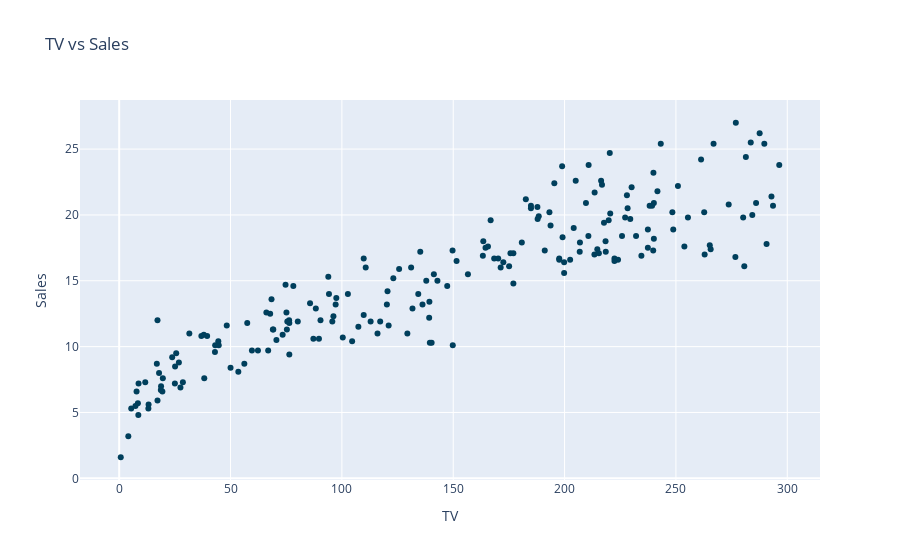
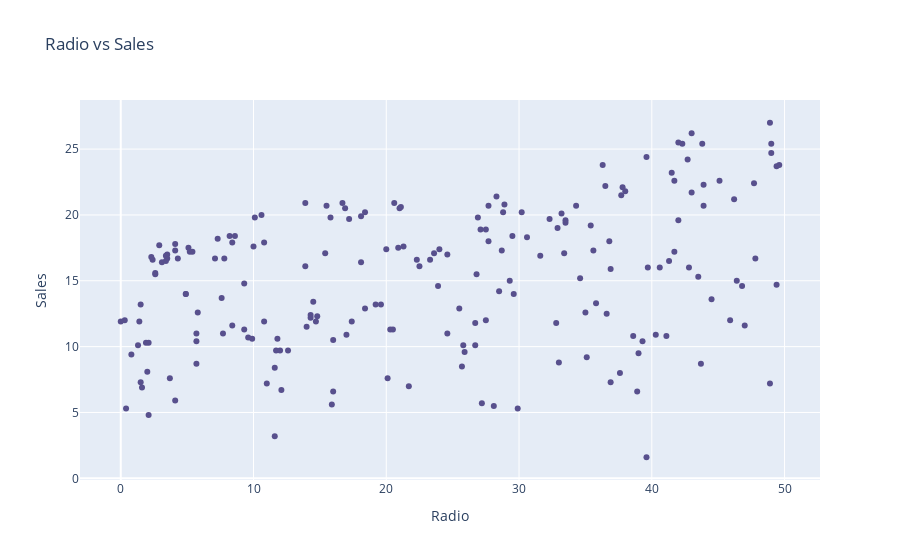
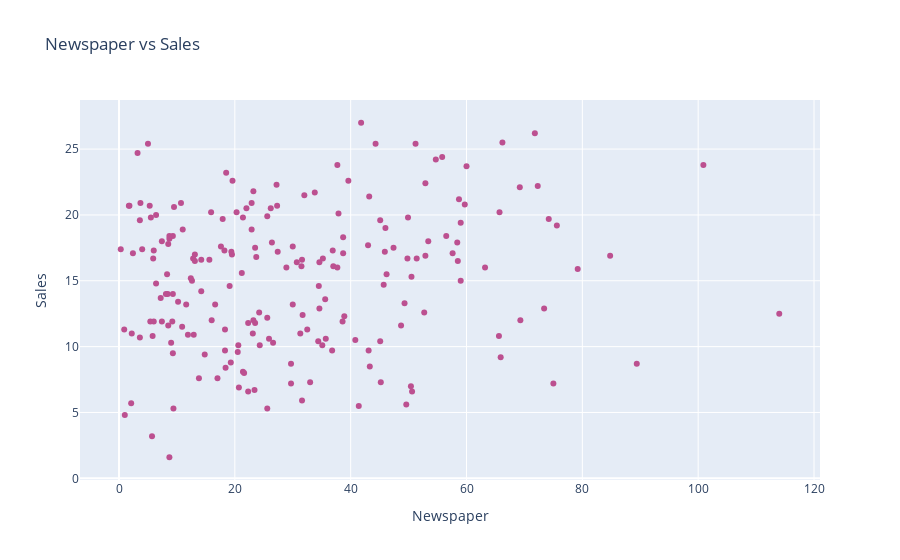

The cell these charts' notebook holds for them, in order:
### Code cell
## Skimming through the Sales columns 
import plotly.express as px
import plotly.subplots as sp
%config InlineBackend.figure_format ='retina'

def apply_layout(fig):
    fig.update_layout(
        title=dict(
            font=dict(size=24, color='#333'),
            x=0.5
        ),
        font=dict(
            family="Arial", 
            size=12,
            color="#333"
        ),
        plot_bgcolor="White",
        paper_bgcolor="White",
        margin=dict(l=40, r=40, t=80, b=40)
    )
    return fig

color_palette = {
    'TV': '#003f5c',
    'Radio': '#58508d',
    'Newspaper': '#bc5090'
}

fig_tv = px.scatter(data, x='TV', y='Sales', title='TV vs Sales', 
                    color_discrete_sequence=[color_palette['TV']])

fig_radio = px.scatter(data, x='Radio', y='Sales', title='Radio vs Sales',
                       color_discrete_sequence=[color_palette['Radio']])

fig_newspaper = px.scatter(data, x='Newspaper', y='Sales', title='Newspaper vs Sales',
                           color_discrete_sequence=[color_palette['Newspaper']]) 

combined_fig = sp.make_subplots(rows=1, cols=3, subplot_titles=("TV vs Sales", "Radio vs Sales", "Newspaper vs Sales"))
combined_fig.add_traces(fig_tv.data, rows=1, cols=1)
combined_fig.add_traces(fig_tv.data, rows=1, cols=2)
combined_fig.add_traces(fig_newspaper.data, rows=1, cols=3)

combined_fig.update_layout(
    title_text="Advertising Spend vs Sales", 
    xaxis_title="advertising Spend",
    yaxis_title="Sales (in thousands)"
)

combined_fig = apply_layout(combined_fig)

fig_tv.show()
fig_radio.show()
fig_newspaper.show()

### Figure 1 — Plotly figure (JSON) as saved in the notebook; plotly's stock layout.template omitted (floating-point values rounded to 4 significant figures; data arrays with more than 128 entries replaced by an {"elided": "..."} marker saying what was removed)
{"data": [{"hovertemplate": "TV=%{x}<br>Sales=%{y}<extra></extra>", "legendgroup": "", "marker": {"color": "#003f5c", "symbol": "circle"}, "mode": "markers", "name": "", "orientation": "v", "showlegend": false, "type": "scatter", "x": {"elided": "200 float values"}, "xaxis": "x", "y": {"elided": "200 float values"}, "yaxis": "y"}], "layout": {"legend": {"tracegroupgap": 0}, "title": {"text": "TV vs Sales"}, "xaxis": {"anchor": "y", "domain": [0, 1], "title": {"text": "TV"}}, "yaxis": {"anchor": "x", "domain": [0, 1], "title": {"text": "Sales"}}}}

### Figure 2 — Plotly figure (JSON) as saved in the notebook; plotly's stock layout.template omitted (floating-point values rounded to 4 significant figures; data arrays with more than 128 entries replaced by an {"elided": "..."} marker saying what was removed)
{"data": [{"hovertemplate": "Radio=%{x}<br>Sales=%{y}<extra></extra>", "legendgroup": "", "marker": {"color": "#58508d", "symbol": "circle"}, "mode": "markers", "name": "", "orientation": "v", "showlegend": false, "type": "scatter", "x": {"elided": "200 float values"}, "xaxis": "x", "y": {"elided": "200 float values"}, "yaxis": "y"}], "layout": {"legend": {"tracegroupgap": 0}, "title": {"text": "Radio vs Sales"}, "xaxis": {"anchor": "y", "domain": [0, 1], "title": {"text": "Radio"}}, "yaxis": {"anchor": "x", "domain": [0, 1], "title": {"text": "Sales"}}}}

### Figure 3 — Plotly figure (JSON) as saved in the notebook; plotly's stock layout.template omitted (floating-point values rounded to 4 significant figures; data arrays with more than 128 entries replaced by an {"elided": "..."} marker saying what was removed)
{"data": [{"hovertemplate": "Newspaper=%{x}<br>Sales=%{y}<extra></extra>", "legendgroup": "", "marker": {"color": "#bc5090", "symbol": "circle"}, "mode": "markers", "name": "", "orientation": "v", "showlegend": false, "type": "scatter", "x": {"elided": "200 float values"}, "xaxis": "x", "y": {"elided": "200 float values"}, "yaxis": "y"}], "layout": {"legend": {"tracegroupgap": 0}, "title": {"text": "Newspaper vs Sales"}, "xaxis": {"anchor": "y", "domain": [0, 1], "title": {"text": "Newspaper"}}, "yaxis": {"anchor": "x", "domain": [0, 1], "title": {"text": "Sales"}}}}
